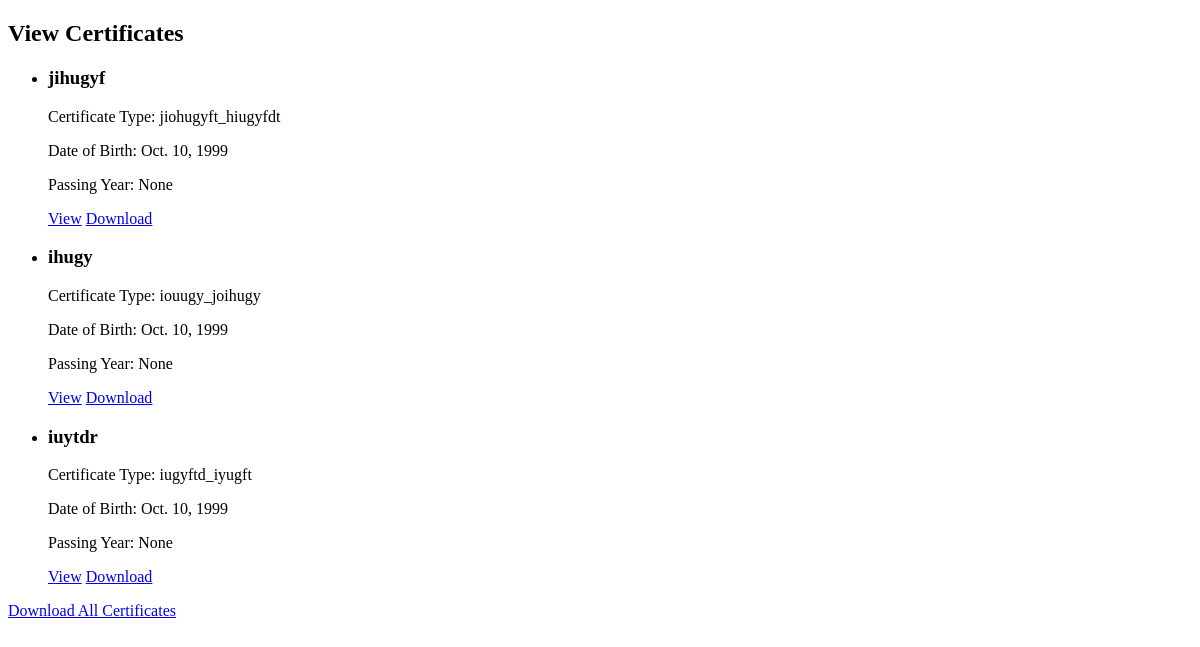
Before: /view-certificates/ with the older database file.
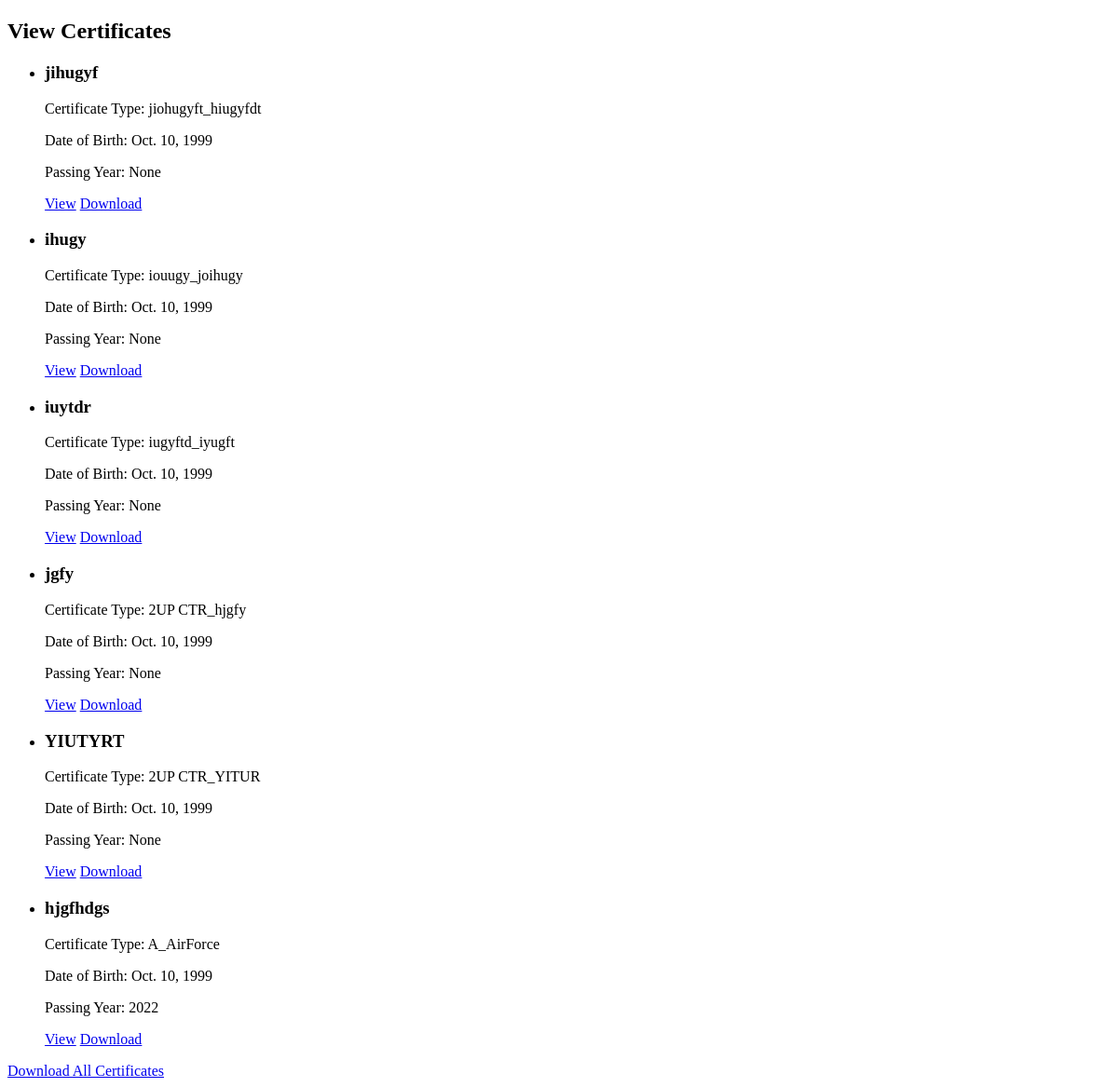
After: the same page with the newer database file.
### mainapp/models.py (models this page shows, shortened)
class Certificate(models.Model):
    CERTIFICATE_TYPE_CHOICES = [
        ('A_Army', 'A Army'),
        ('A_AirForce', 'A AirForce'),
        ('A_Navy', 'A Navy'),
        ('B_AirForce', 'B AirForce'),
        ('B_Army', 'B Army'),
        ('B_Navy', 'B Navy'),
        ('C_Army', 'C Army'),
    ]
    Name = models.CharField(max_length=100, null=True, blank=True)
    DOB = models.DateField(null=True, blank=True)
    Guardian = models.CharField(max_length=100, null=True, blank=True)
    CertificateType = models.CharField(max_length=20, choices=CERTIFICATE_TYPE_CHOICES, null=True, blank=True)
    CadetRank = models.CharField(max_length=20, null=True, blank=True)
    PassingYear = models.IntegerField(null=True, blank=True)
    Grade = models.CharField(max_length=10, null=True, blank=True)
    Unit = models.CharField(max_length=50, null=True, blank=True)
    Directorate = models.CharField(max_length=50, null=True, blank=True)
    Place = models.CharField(max_length=100, null=True, blank=True)
    Institute = models.CharField(max_length=100, null=True, blank=True)
    certificate_number = models.CharField(max_length=50, null=True, blank=True)
    serial_number = models.CharField(max_length=50, null=True, blank=True)
    user_image = models.ImageField(upload_to='media/', null=True, blank=True)
    qr_code = models.ImageField(upload_to='qr_codes/', blank=True)
    final_certificate = models.ImageField(upload_to='media/certificates/', null=True, blank=True)
    is_duplicate = models.BooleanField(default=False)
    reviewer_ceo = models.ForeignKey(settings.AUTH_USER_MODEL, related_name='ceo_reviews', on_delete=models.SET_NULL, null=True, blank=True)
    reviewer_register_head = models.ForeignKey(settings.AUTH_USER_MODEL, related_name='register_head_reviews', on_delete=models.SET_NULL, null=True, blank=True)
    reviewer_staff = models.ForeignKey(settings.AUTH_USER_MODEL, related_name='staff_reviews', on_delete=models.SET_NULL, null=True, blank=True)
    ceo_review_status = models.BooleanField(null=True, blank=True)
    register_head_review_status = models.BooleanField(null=True, blank=True)
    staff_review_status = models.BooleanField(null=True, blank=True)
    signature_image = models.ImageField(upload_to='signatures/', null=True, blank=True)
    is_signed = models.BooleanField(default=False)

### mainapp/views.py (the view)
# urls.py: path('view-certificates/', view_certificates, name='view_certificates'),
def view_certificates(request):
    certificates = Certificate.objects.all()
    return render(request, 'view_certificates.html', {'certificates': certificates})

### mainapp/templates/view_certificates.html (shortened to what this page needs)
<!DOCTYPE html>
<html lang="en">
<head>
</head>
<body>
    <h2>View Certificates</h2>
    {% if certificates %}
        <ul>
            {% for certificate in certificates %}
                <li>
                    <h3>{{ certificate.Name }}</h3>
                    <p>Certificate Type: {{ certificate.CertificateType }}</p>
                    <p>Date of Birth: {{ certificate.DOB }}</p>
                    <p>Passing Year: {{ certificate.PassingYear }}</p>
                    <a href="{% url 'view_certificate_detail' certificate_id=certificate.id %}" class="btn btn-primary" target="_blank">View</a>
                    <a href="{% url 'download_certificate_detail' certificate_id=certificate.id %}" class="btn btn-success">Download</a>
                </li>
            {% endfor %}
        </ul>
        <a href="{% url 'download_all_certificates' %}" class="btn btn-primary">Download All Certificates</a>
    {% else %}
        <p>No certificates found.</p>
    {% endif %}
</body>
</html>

Changed rows visible on the page:
added Certificate: Name "jgfy", CertificateType "2UP CTR_hjgfy", DOB "Oct. 10, 1999", PassingYear "None"
added Certificate: Name "YIUTYRT", CertificateType "2UP CTR_YITUR", DOB "Oct. 10, 1999", PassingYear "None"
added Certificate: Name "hjgfhdgs", CertificateType "A_AirForce", DOB "Oct. 10, 1999", PassingYear "2022"
